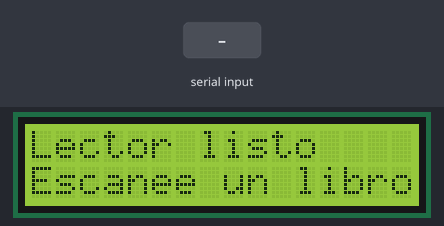
Bench run of a sketch on a simulated Arduino Uno, built with avr-gcc and run on an emulated ATmega328P. On the bench: 16×2 character LCD. Inputs (shaded band) come from the test bench. What the sketch prints to the serial monitor is not drawn.

Above: at 1.2 s.
1.3 s: "1\n" received over Serial
At 2.5 s:
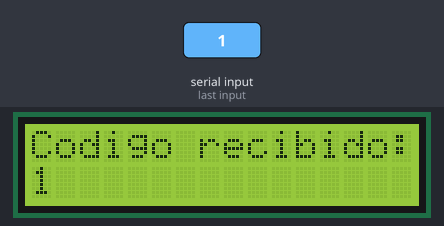
2.8 s: "0\n" received over Serial
At 3.7 s:
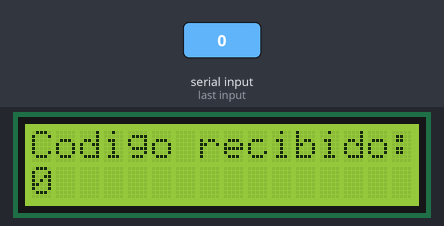
Timing chart, 0 to 5.8 s (numbered marks = the images above; inputs shaded):
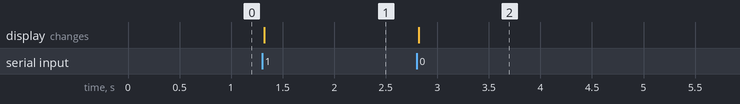

Measured:
- after the input at 1.3 s, the display: changes at once (image 1)
- after the input at 2.8 s, the display: changes at once (image 2)

The sketch:

lector_pantalla.ino
```cpp
// Arduino Uno + LCD 16x2 I2C. Biblioteca: hd44780, de Bill Perry.
// GND->GND, VCC->5V, SDA->A4, SCL->A5 (LCD tipica de 5V).
#include <Wire.h>
#include <hd44780.h>
#include <hd44780ioClass/hd44780_I2Cexp.h>

hd44780_I2Cexp lcd; // Detecta direccion y distribucion del adaptador.
char codigo[17];
byte usados = 0;
bool invalido = false;
bool pantallaLista = false;

void setup() {
  Serial.begin(9600);
  pantallaLista = (lcd.begin(16, 2) == 0);
  if (pantallaLista) {
    lcd.backlight();
    lcd.print("Lector listo");
    lcd.setCursor(0, 1);
    lcd.print("Escanee un libro");
    Serial.println("READY");
  } else {
    Serial.println("ERR:LCD");
  }
}

void loop() {
  while (Serial.available()) {
    char c = Serial.read();
    if (c == '\r') continue;
    if (c == '\n') {
      if (invalido || usados == 0) {
        Serial.println("ERR:CODIGO");
      } else if (!pantallaLista) {
        Serial.println("ERR:LCD");
      } else {
        codigo[usados] = '\0';
        lcd.clear();
        lcd.print("Codigo recibido:");
        lcd.setCursor(0, 1);
        lcd.print(codigo);
        Serial.print("OK:");
        Serial.println(codigo);
      }
      usados = 0;
      invalido = false;
    } else if (c >= '0' && c <= '9' && usados < 16) {
      codigo[usados++] = c;
    } else {
      invalido = true; // No mostrar entradas truncadas o no numericas.
    }
  }
}
```
